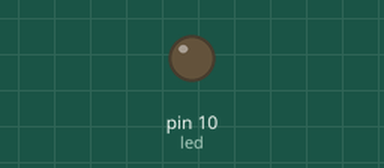
The sketch below on a simulated Arduino Uno, built with avr-gcc and run on an emulated ATmega328P. On the bench: output pins drawn as LEDs (lit = HIGH).

Above: at 0.5 s.
At 2.65 s:
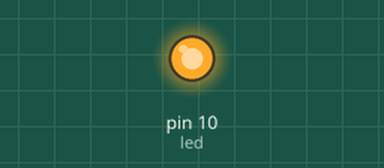
Timing chart, 0 to 3.0 s (numbered marks = the images above):
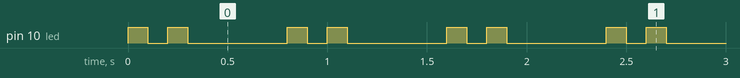

Measured:
- by itself, pin 10 (led): repeats every 0.80 s: LOW 0.10 s, HIGH 0.10 s, LOW 0.50 s, HIGH 0.10 s
- by itself, everything shown: repeats every 0.80 s, in 4 steps

The sketch:

Heart_beat.ino
```cpp
int led = 10;
int times = 72;
void setup() {
  pinMode(led, OUTPUT);
}

void loop() {


  int count = 2;
  while(count)
  {
  digitalWrite(led, HIGH);
  delay(100);
  digitalWrite(led, LOW);
  delay(100);
  count = count -1;
  }
  delay(400);


}
```
